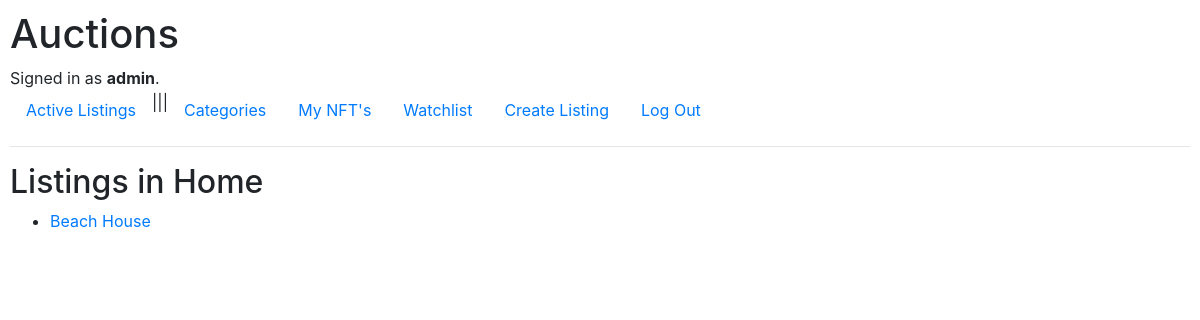
The page /categories/Home (signed in) on the database as committed earlier.
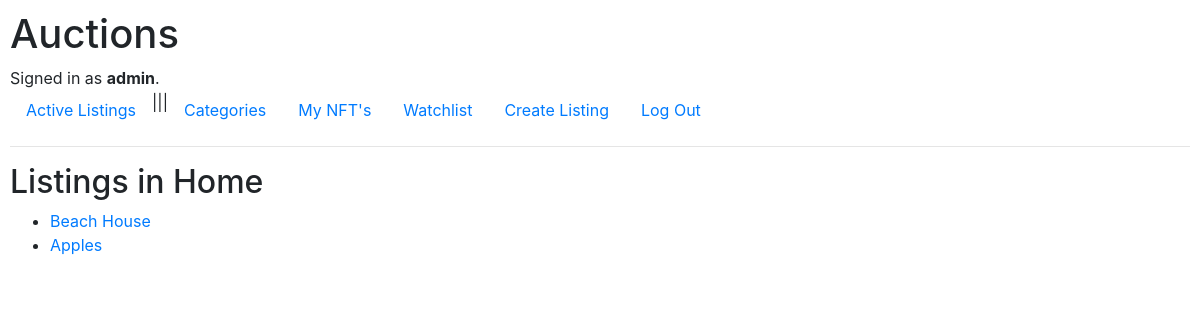
The same page on the database as committed later.
### auctions/models.py (models this page shows, shortened)
class Auction_Listing(models.Model):
    title = models.CharField(max_length=64)
    owner = models.ForeignKey(User, on_delete=models.CASCADE, related_name="listings")
    is_active = models.BooleanField(default=True)
    description = models.TextField()
    starting_bid = models.IntegerField()
    current_price = models.IntegerField(null=True, blank=True)  # Track the current bid
    image = models.ImageField(blank=True)
    category = models.ForeignKey(Category, on_delete=models.SET_NULL, null=True, related_name="listings")

### auctions/views.py (the view)
# urls.py: path("categories/<str:category>", views.category_page, name="category"),
def category_page(request, category):
    selected_category = get_object_or_404(Category, name=category)
    listings = Auction_Listing.objects.filter(category=selected_category)
    return render(request, "auctions/category_page.html", {
        "category": selected_category,
        "listings": listings
    })

### auctions/templates/auctions/category_page.html
{% extends "auctions/layout.html" %}
{% block body %}
    <h2>Listings in {{ category.name }}</h2>
    {% if listings %}
        <ul>
            {% for listing in listings %}
                <li>
                    <a href="{% url 'listing_detail' listing.id %}">{{ listing.title }}</a>
                </li>
            {% endfor %}
        </ul>
    {% else %}
        <p>No listings found in this category.</p>
    {% endif %}
{% endblock %}

Rows that differ between the two databases and show on the page:
added Auction_Listing: title "Apples"
